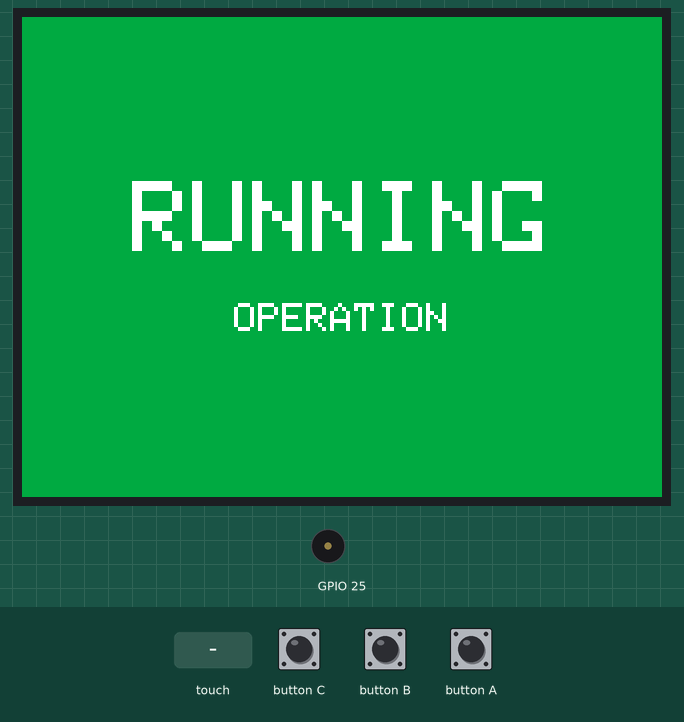
This program was run on a simulated ESP32. On the bench: 320×240 colour display, buzzer (waves = sounding). Inputs (shaded band) come from the test bench.

Above: at 1.4 s.
1.5 s: touch panel pressed at 13 % / 10 % of its raw x / y range
At 2.7 s:
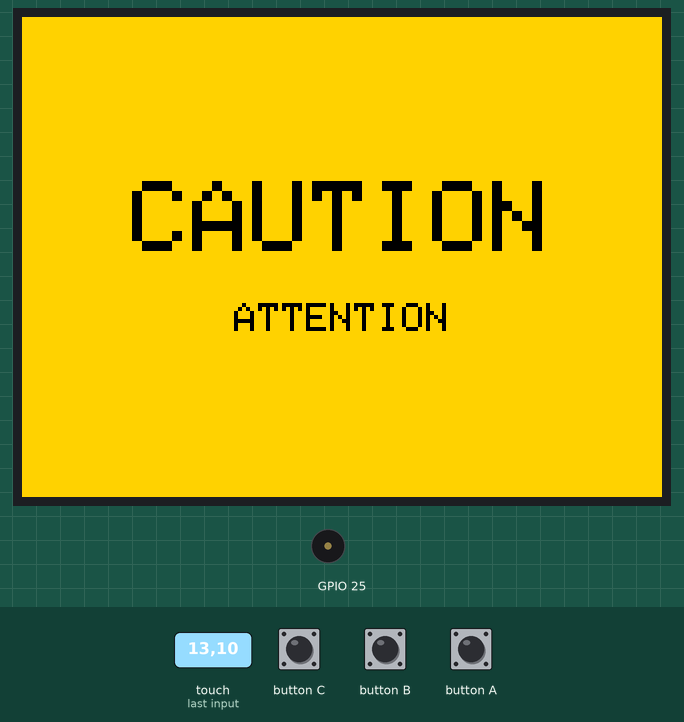
3.0 s: touch panel pressed at 38 % / 10 % of its raw x / y range
At 3.9 s:
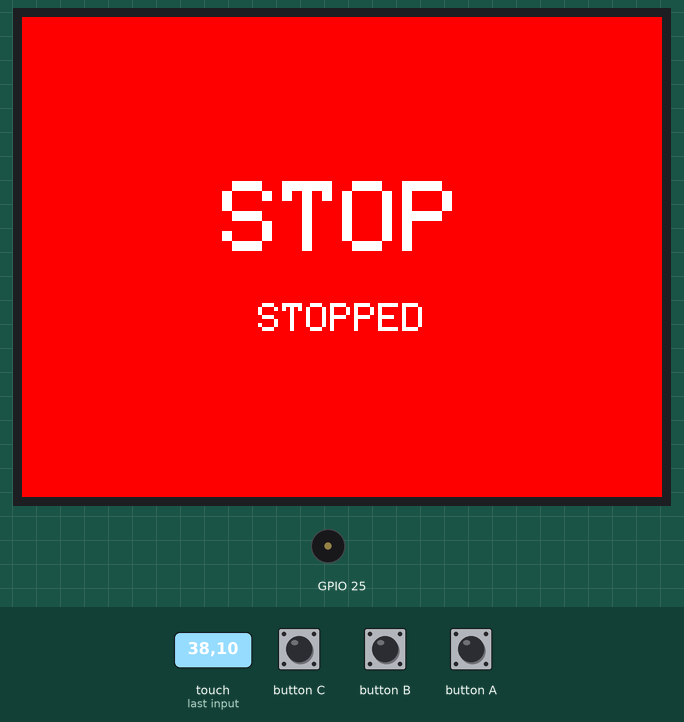
Timing chart, 0 to 6.0 s (numbered marks = the images above; inputs shaded):
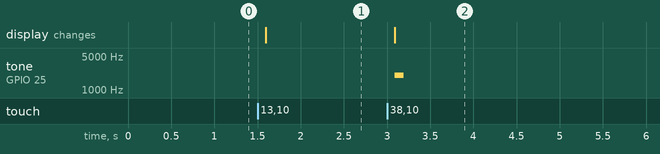

The program:

main.cpp
```cpp
#include <Arduino.h>
#include <M5Unified.h>

namespace {

enum class DemoState : uint8_t {
  Running = 0,
  Caution,
  Stop,
};

constexpr uint8_t SPEAKER_VOLUME = 30;
constexpr uint16_t STOP_BEEP_FREQUENCY_HZ = 2000;
constexpr uint32_t STOP_BEEP_DURATION_MS = 100;

DemoState currentState = DemoState::Running;

uint16_t backgroundColor(DemoState state) {
  switch (state) {
    case DemoState::Running:
      return M5.Display.color565(0, 170, 70);
    case DemoState::Caution:
      return M5.Display.color565(255, 210, 0);
    case DemoState::Stop:
      return M5.Display.color565(255, 0, 0);
  }
  return TFT_BLACK;
}

uint16_t textColor(DemoState state) {
  return state == DemoState::Caution ? TFT_BLACK : TFT_WHITE;
}

const char* mainText(DemoState state) {
  switch (state) {
    case DemoState::Running:
      return "RUNNING";
    case DemoState::Caution:
      return "CAUTION";
    case DemoState::Stop:
      return "STOP";
  }
  return "";
}

const char* subText(DemoState state) {
  switch (state) {
    case DemoState::Running:
      return "OPERATION";
    case DemoState::Caution:
      return "ATTENTION";
    case DemoState::Stop:
      return "STOPPED";
  }
  return "";
}

void drawCentered(const char* text, int32_t y, float textSize,
                  uint16_t foreground, uint16_t background) {
  M5.Display.setFont(&fonts::Font0);
  M5.Display.setTextSize(textSize);
  M5.Display.setTextColor(foreground, background);
  M5.Display.setTextDatum(middle_center);
  M5.Display.drawString(text, M5.Display.width() / 2, y);
}

void drawState(DemoState state) {
  const uint16_t background = backgroundColor(state);
  const uint16_t foreground = textColor(state);
  M5.Display.fillScreen(background);
  drawCentered(mainText(state), 102, 5, foreground, background);
  drawCentered(subText(state), 151, 2, foreground, background);
}

void advanceState() {
  switch (currentState) {
    case DemoState::Running:
      currentState = DemoState::Caution;
      break;
    case DemoState::Caution:
      currentState = DemoState::Stop;
      break;
    case DemoState::Stop:
      currentState = DemoState::Running;
      break;
  }

  drawState(currentState);
  if (currentState == DemoState::Stop) {
    M5.Speaker.tone(STOP_BEEP_FREQUENCY_HZ, STOP_BEEP_DURATION_MS);
  }
}

}  // namespace

void setup() {
  auto config = M5.config();
  config.internal_spk = true;
  M5.begin(config);

  M5.Display.setRotation(1);
  M5.Display.setBrightness(180);
  M5.Speaker.setVolume(SPEAKER_VOLUME);
  drawState(currentState);
}

void loop() {
  M5.update();
  const auto touch = M5.Touch.getDetail();

  // Core2の画面下にあるタッチボタン領域は状態変更に使わない。
  if (touch.wasPressed() && touch.y < M5.Display.height()) {
    advanceState();
  }

  delay(10);
}
```

Measured:
- after the input at 1.5 s, the display: changes after 0.10 s (image 1)
- after the input at 3.0 s, tone on GPIO 25: silent → 2000 Hz after 0.09 s, → silent 0.10 s later; the display: changes after 0.09 s (image 2)
